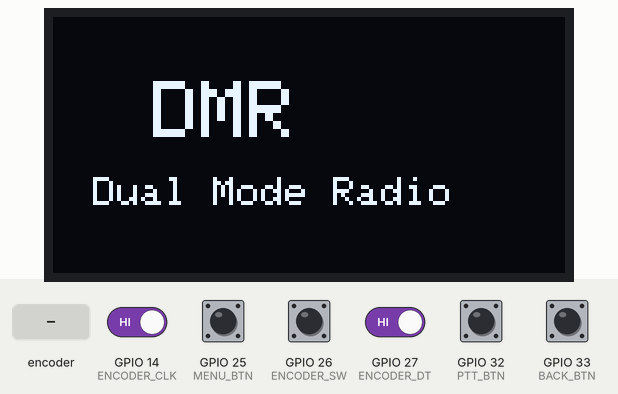
Bench run of a sketch on a simulated ESP32. Parts: 128×64 one-colour display. Inputs (shaded band) come from the test bench; at power-on: GPIO 14 (ENCODER_CLK), GPIO 25 (MENU_BTN), GPIO 26 (ENCODER_SW), GPIO 27 (ENCODER_DT), GPIO 32 (PTT_BTN), GPIO 33 (BACK_BTN) HIGH.

Above: at 1.2 s.
1.3 s: GPIO 26 (ENCODER_SW) pulsed LOW 5 times (0.12 s each, 0.3 s apart)
At 3.7 s:
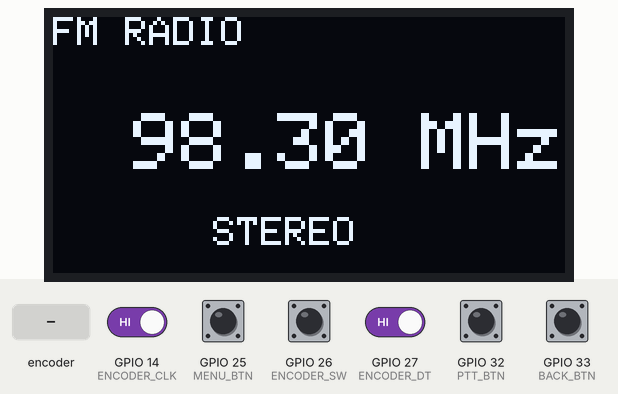
4.3 s: GPIO 25 (MENU_BTN) pulled LOW for 0.15 s
At 5.6 s:
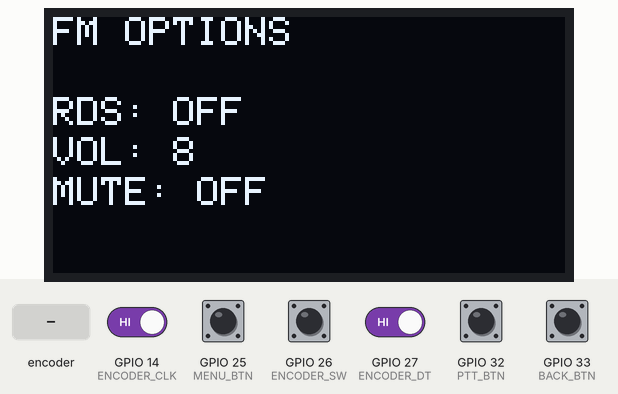
6.0 s: GPIO 33 (BACK_BTN) pulled LOW for 1 s
At 7.9 s:
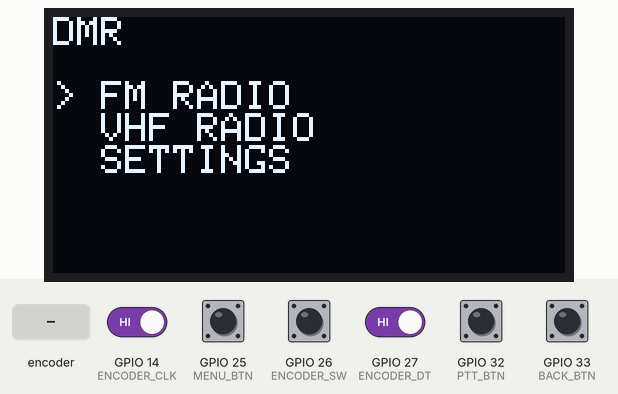
8.5 s: rotary encoder on GPIO 14 (ENCODER_CLK) / GPIO 27 (ENCODER_DT) turned 2 steps (second pin leading)
At 9.4 s:
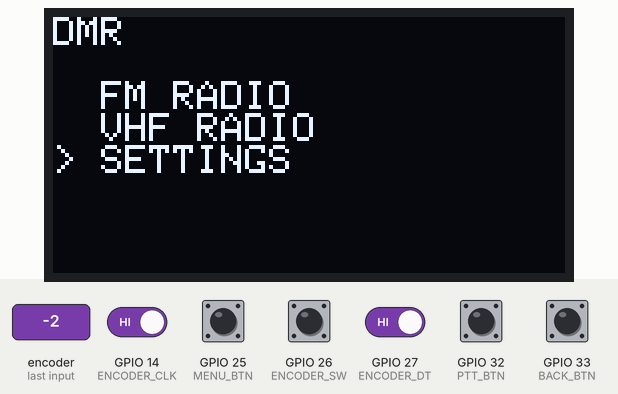
10.4 s: GPIO 26 (ENCODER_SW) driven LOW
At 11.5 s:
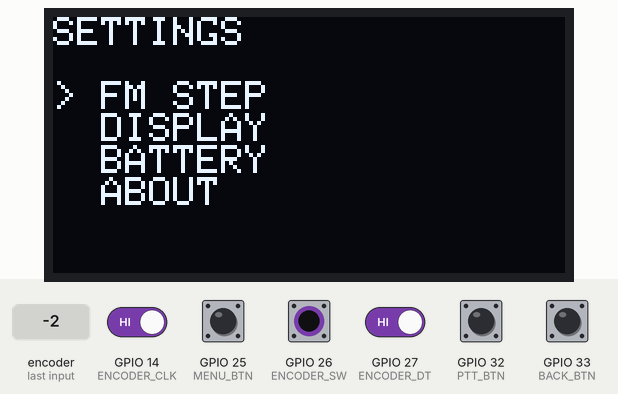
12.1 s: rotary encoder on GPIO 14 (ENCODER_CLK) / GPIO 27 (ENCODER_DT) turned 2 steps (second pin leading)
At 13.0 s:
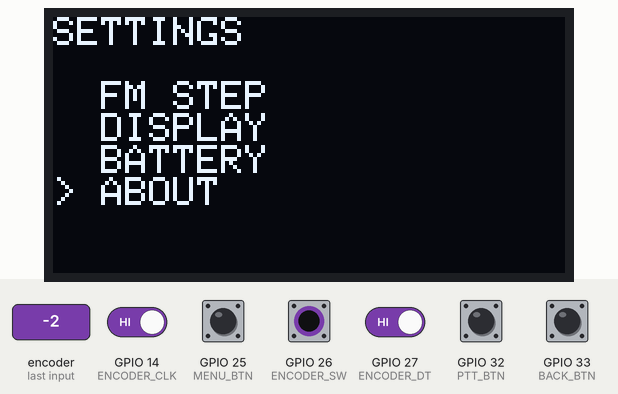
Timing chart, 0 to 15.0 s (numbered marks = the images above; inputs shaded):
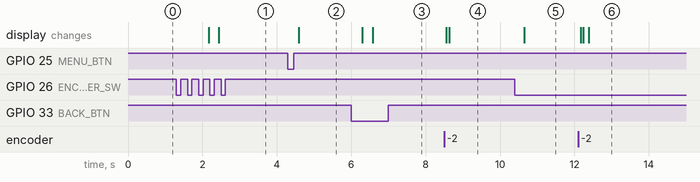

The sketch:

DMR.ino
```cpp
#include <Wire.h>
#include <Adafruit_GFX.h>
#include <Adafruit_SSD1306.h>

#define SCREEN_WIDTH 128
#define SCREEN_HEIGHT 64
#define OLED_ADDR 0x3C
Adafruit_SSD1306 display(SCREEN_WIDTH, SCREEN_HEIGHT, &Wire, -1);


#define ENCODER_CLK    14
#define ENCODER_DT     27
#define ENCODER_SW     26
#define MENU_BTN       25
#define BACK_BTN       33
#define PTT_BTN        32
#define OLED_SDA       21
#define OLED_SCL       22

enum Screen {
  BOOT,
  MAIN_MENU,
  FM_RADIO,
  VHF_RADIO,
  SETTINGS,
  FM_SETTINGS,
  ABOUT
};

Screen currentScreen = BOOT;
Screen previousScreen = MAIN_MENU;
unsigned long bootTime = 0;

int menuSelection = 0;
float fmFreq = 98.3f;
float vhfFreq = 145.5f;
int vhfChannel = 1;
bool vhfTX = false;
int settingsSelection = 0;

volatile int encoderPos = 0;
volatile bool encoderPressed = false;

void IRAM_ATTR encoderInterrupt() {
  if (digitalRead(ENCODER_CLK) == digitalRead(ENCODER_DT)) {
    encoderPos++;
  } else {
    encoderPos--;
  }
}

void IRAM_ATTR encoderClick() {
  encoderPressed = true;
}

void setup() {
  Serial.begin(115200);

  pinMode(ENCODER_CLK, INPUT_PULLUP);
  pinMode(ENCODER_DT, INPUT_PULLUP);
  pinMode(ENCODER_SW, INPUT_PULLUP);
  pinMode(MENU_BTN, INPUT_PULLUP);
  pinMode(BACK_BTN, INPUT_PULLUP);
  pinMode(PTT_BTN, INPUT_PULLUP);

  attachInterrupt(digitalPinToInterrupt(ENCODER_CLK), encoderInterrupt, CHANGE);
  attachInterrupt(digitalPinToInterrupt(ENCODER_SW), encoderClick, FALLING);

  if (!display.begin(SSD1306_SWITCHCAPVCC, OLED_ADDR)) {
    Serial.println("OLED init failed");
    while (1);
  }

  display.setTextSize(1);
  display.setTextColor(SSD1306_WHITE);
  display.clearDisplay();

  currentScreen = BOOT;
  bootTime = millis();
}

void loop() {
  handleInputs();
  updateScreen();
  delay(50);
}

void handleInputs() {
  static int lastEncoderPos = 0;

  if (encoderPos != lastEncoderPos) {
    int delta = encoderPos - lastEncoderPos;
    lastEncoderPos = encoderPos;
    handleEncoderRotation(delta);
  }

  if (encoderPressed) {
    encoderPressed = false;
    handleEncoderPress();
    delay(200);
  }

  if (!digitalRead(MENU_BTN)) {
    handleMenuButton();
    delay(200);
  }

  if (!digitalRead(BACK_BTN)) {
    handleBackButton();
    delay(200);
  }

  if (!digitalRead(PTT_BTN)) {
    vhfTX = true;
  } else {
    vhfTX = false;
  }
}

void handleEncoderRotation(int delta) {
  switch (currentScreen) {
    case MAIN_MENU:
      menuSelection = constrain(menuSelection + delta, 0, 2);
      break;
    case FM_RADIO:
      fmFreq = constrain(fmFreq + (delta * 0.1f), 87.5f, 108.0f);
      break;
    case VHF_RADIO:
      vhfFreq = constrain(vhfFreq + (delta * 0.025f), 136.0f, 174.0f);
      break;
    case SETTINGS:
      settingsSelection = constrain(settingsSelection + delta, 0, 3);
      break;
  }
}

void handleEncoderPress() {
  switch (currentScreen) {
    case MAIN_MENU:
      if (menuSelection == 0) currentScreen = FM_RADIO;
      else if (menuSelection == 1) currentScreen = VHF_RADIO;
      else if (menuSelection == 2) currentScreen = SETTINGS;
      break;
    case SETTINGS:
      if (settingsSelection == 3) currentScreen = ABOUT;
      break;
  }
}

void handleMenuButton() {
  if (currentScreen == FM_RADIO) {
    previousScreen = FM_RADIO;
    currentScreen = FM_SETTINGS;
  }
}

void handleBackButton() {
  if (currentScreen == MAIN_MENU) return;

  if (currentScreen == FM_SETTINGS) {
    currentScreen = previousScreen;
  } else if (currentScreen == ABOUT) {
    currentScreen = SETTINGS;
  } else {
    currentScreen = MAIN_MENU;
  }
  menuSelection = 0;
  settingsSelection = 0;
}

void updateScreen() {
  display.clearDisplay();

  switch (currentScreen) {
    case BOOT:
      drawBoot();
      break;
    case MAIN_MENU:
      drawMainMenu();
      break;
    case FM_RADIO:
      drawFMRadio();
      break;
    case VHF_RADIO:
      drawVHFRadio();
      break;
    case SETTINGS:
      drawSettings();
      break;
    case FM_SETTINGS:
      drawFMSettings();
      break;
    case ABOUT:
      drawAbout();
      break;
  }

  display.display();
}

void drawBoot() {
  if (millis() - bootTime > 2000) {
    currentScreen = MAIN_MENU;
    return;
  }

  display.setTextSize(2);
  display.setCursor(25, 16);
  display.println("DMR");

  display.setTextSize(1);
  display.setCursor(10, 40);
  display.println("Dual Mode Radio");
}

void drawMainMenu() {
  display.setTextSize(1);
  display.setCursor(0, 0);
  display.println("DMR");

  display.setCursor(0, 16);
  if (menuSelection == 0) display.print("> ");
  else display.print("  ");
  display.println("FM RADIO");

  display.setCursor(0, 24);
  if (menuSelection == 1) display.print("> ");
  else display.print("  ");
  display.println("VHF RADIO");

  display.setCursor(0, 32);
  if (menuSelection == 2) display.print("> ");
  else display.print("  ");
  display.println("SETTINGS");
}

void drawFMRadio() {
  display.setTextSize(1);
  display.setCursor(0, 0);
  display.println("FM RADIO");

  display.setTextSize(2);
  display.setCursor(20, 24);
  display.print(fmFreq, 2);
  display.println(" MHz");

  display.setTextSize(1);
  display.setCursor(40, 50);
  display.println("STEREO");
}

void drawVHFRadio() {
  display.setTextSize(1);
  display.setCursor(0, 0);
  display.println("VHF RADIO");

  display.setTextSize(2);
  display.setCursor(10, 24);
  display.print(vhfFreq, 3);
  display.println(" MHz");

  display.setTextSize(1);
  display.setCursor(40, 50);
  if (vhfTX) display.println("TX");
  else display.println("RX");

  display.setCursor(90, 50);
  display.print("CH ");
  display.println(vhfChannel);
}

void drawSettings() {
  display.setTextSize(1);
  display.setCursor(0, 0);
  display.println("SETTINGS");

  display.setCursor(0, 16);
  if (settingsSelection == 0) display.print("> ");
  else display.print("  ");
  display.println("FM STEP");

  display.setCursor(0, 24);
  if (settingsSelection == 1) display.print("> ");
  else display.print("  ");
  display.println("DISPLAY");

  display.setCursor(0, 32);
  if (settingsSelection == 2) display.print("> ");
  else display.print("  ");
  display.println("BATTERY");

  display.setCursor(0, 40);
  if (settingsSelection == 3) display.print("> ");
  else display.print("  ");
  display.println("ABOUT");
}

void drawFMSettings() {
  display.setTextSize(1);
  display.setCursor(0, 0);
  display.println("FM OPTIONS");

  display.setCursor(0, 20);
  display.println("RDS: OFF");
  display.setCursor(0, 30);
  display.println("VOL: 8");
  display.setCursor(0, 40);
  display.println("MUTE: OFF");
}

void drawAbout() {
  display.setTextSize(1);
  display.setCursor(20, 10);
  display.println("DMR");

  display.setCursor(5, 24);
  display.println("Dual Mode Radio");

  display.setCursor(0, 38);
  display.println("ESP32 + SA828 + FM");

  display.setCursor(50, 50);
  display.println("v1.0");
}
```

Measured:
- after the input at 4.3 s, the display: changes after 0.28 s (image 2)
- after the input at 6.0 s, the display: first changes after 0.30 s (image 3 shows a later state)
- after the input at 8.5 s, the display: first changes after 0.06 s (image 4 shows a later state)
- after the input at 10.4 s, the display: changes after 0.25 s (image 5)
- after the input at 12.1 s, the display: first changes after 0.07 s (image 6 shows a later state)
